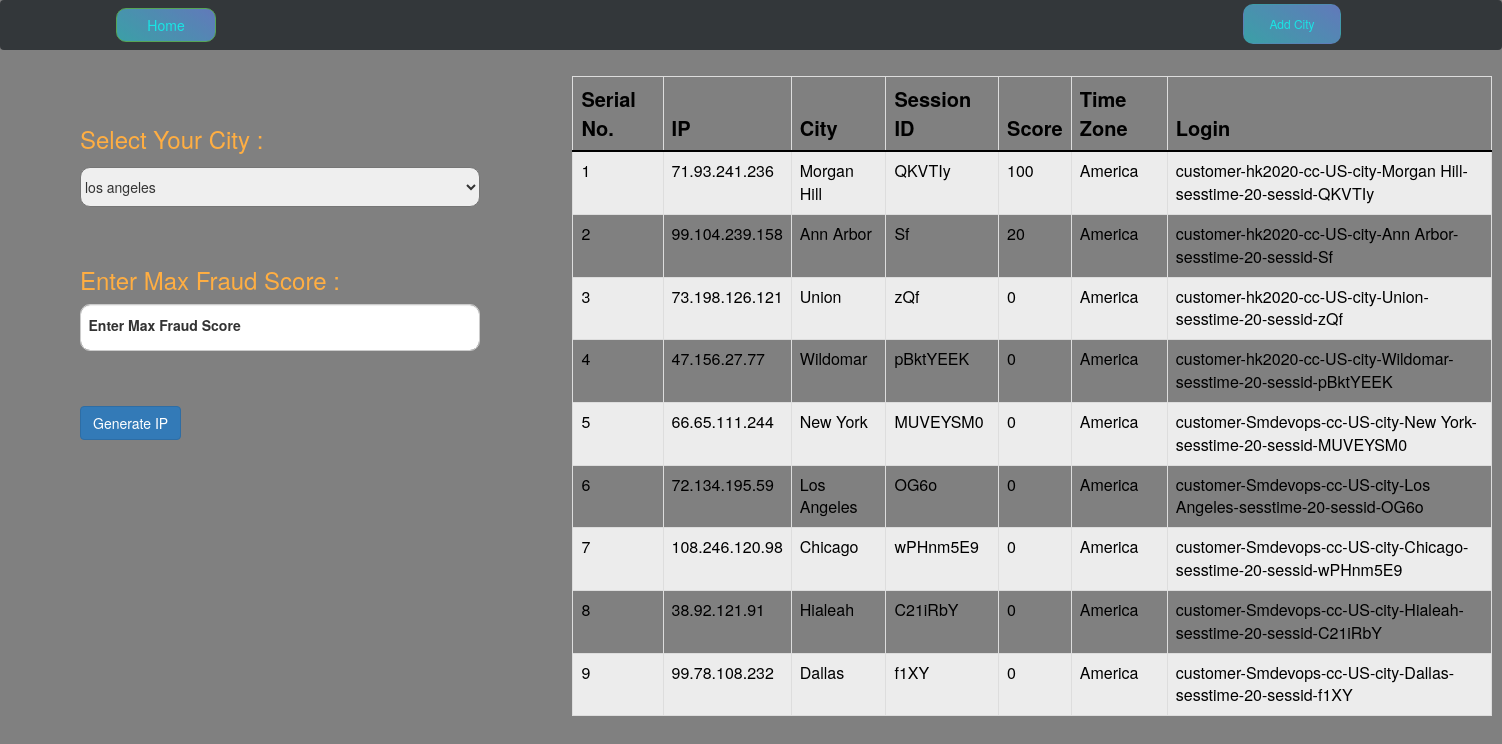
/, run on an earlier commit of the app's database.
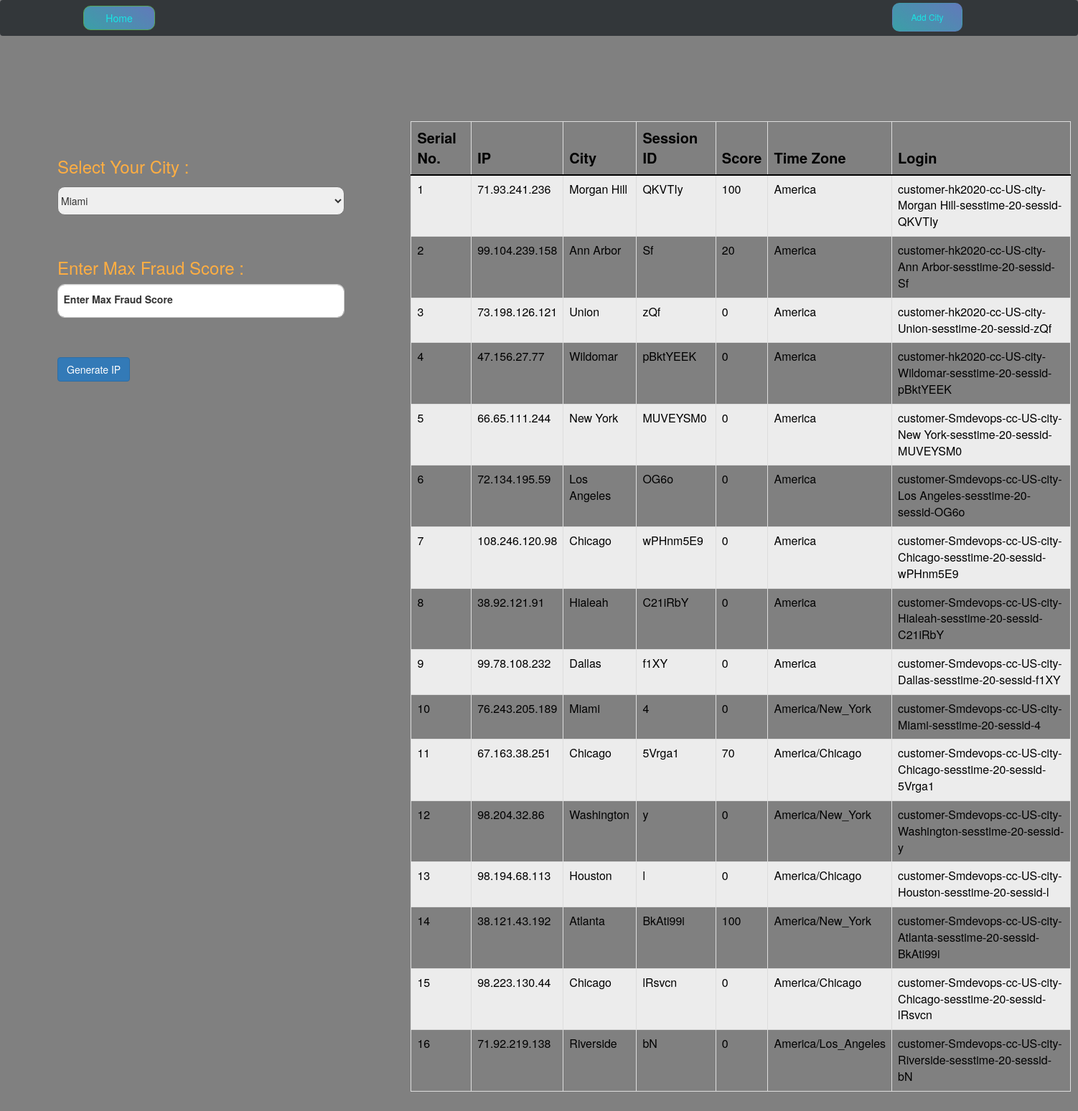
And on a later commit of the database.
### ipapp/models.py (models this page shows, shortened)
class Bestip(models.Model):
    ip = models.CharField(max_length=30)
    city = models.CharField(max_length=200)
    login = models.CharField(max_length=100)
    session_id = models.CharField(max_length=10)
    score = models.IntegerField()
    password = models.CharField(max_length=20)
    timezone = models.CharField(max_length=100)

### ipapp/views.py (the view, shortened to what this page needs)
# urls.py: 2. Add a URL to urlpatterns:  path('', views.home, name='home')
def home(request):
    return render(request,'home.html',{'cities':City.objects.all,'ips':Bestip.objects.all})

### templates/home.html (shortened to what this page needs)
{% extends "base.html" %}
{% load static %}
{% block content %}
<div class="content">
  <aside class="ipgen">
    <form action="" method="POST">
      <label for="city">
        <h3>Select Your City :</h3>
      </label> <br>
      <select name="city" id="city">
        {% for city in cities %}
        <option value={{city.name}}>{{city.name}}</option>
        {% endfor %}
      </select>
      <br><br>
      <br>
      <h3>Enter Max Fraud Score :</h3>
      <div class="form-floating mb-4">
        <input type="number" name="fraud_s" class="form-control fsco" id="floatingInput" autofocus required
          placeholder="Enter Max Fraud Score" min="0" max="100" style="height: 47px
          ;">
        <label for="floatingInput">Enter Max Fraud Score</label>
      </div> <br> <br>
      <input type="submit" class="btn btn-primary" value="Generate IP">
    </form>
  </aside>
  <aside class="details">
    <table id="example" class="table table-striped table-bordered" style="width:100%">
      <thead>
        <tr>
          <th><b>Serial No.</b></th>
          <th><b> IP</b></th>
          <th><b> City </b></th>
          <th><b>Session ID </b> </th>
          <th><b>Score </b></th>
          <th><b>Time Zone</b></th>
          <th><b>Login</b></th>
        </tr>
      </thead>
      <tbody>
        {% for ip in ips %}
        <tr>
          <td>{{ip.pk}}</td>
          <td>{{ip.ip}}</td>
          <td>{{ip.city}}</td>
          <td>{{ip.session_id}}</td>
          <td>{{ip.score}}</td>
          <td>{{ip.timezone}}</td>
          <td>{{ip.login}}</td>
        </tr>
        {% endfor %}
      </tbody>
    </table>
  </aside>
</div>
{% endblock content %}

What changed in the data, as far as the page shows it:
added Bestip: pk "10", ip "76.243.205.189", city "Miami", session_id "4", score "0", timezone "America/New_York", login "customer-Smdevops-cc-US-city-Miami-sesstime-20-sessid-4"
added Bestip: pk "11", ip "67.163.38.251", city "Chicago", session_id "5Vrga1", score "70", timezone "America/Chicago", login "customer-Smdevops-cc-US-city-Chicago-sesstime-20-sessid-5Vrga1"
added Bestip: pk "12", ip "98.204.32.86", city "Washington", session_id "y", score "0", timezone "America/New_York", login "customer-Smdevops-cc-US-city-Washington-sesstime-20-sessid-y"
added Bestip: pk "13", ip "98.194.68.113", city "Houston", session_id "l", score "0", timezone "America/Chicago", login "customer-Smdevops-cc-US-city-Houston-sesstime-20-sessid-l"
added Bestip: pk "14", ip "38.121.43.192", city "Atlanta", session_id "BkAti99i", score "100", timezone "America/New_York", login "customer-Smdevops-cc-US-city-Atlanta-sesstime-20-sessid-BkAti99i"
added Bestip: pk "15", ip "98.223.130.44", city "Chicago", session_id "lRsvcn", score "0", timezone "America/Chicago", login "customer-Smdevops-cc-US-city-Chicago-sesstime-20-sessid-lRsvcn"
added Bestip: pk "16", ip "71.92.219.138", city "Riverside", session_id "bN", score "0", timezone "America/Los_Angeles", login "customer-Smdevops-cc-US-city-Riverside-sesstime-20-sessid-bN"
Also different on the page:
form field city: "los angeles" → "Miami"
